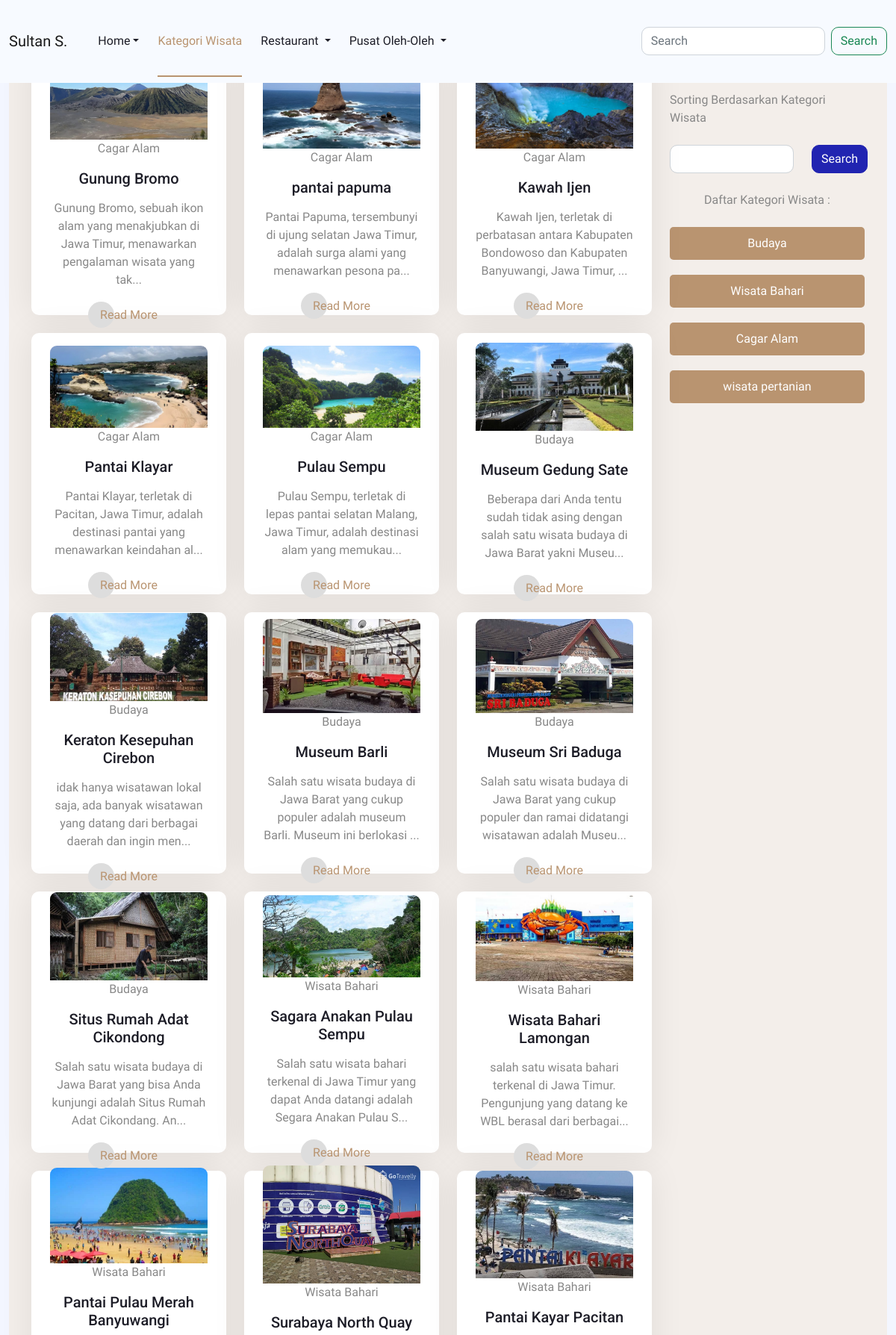
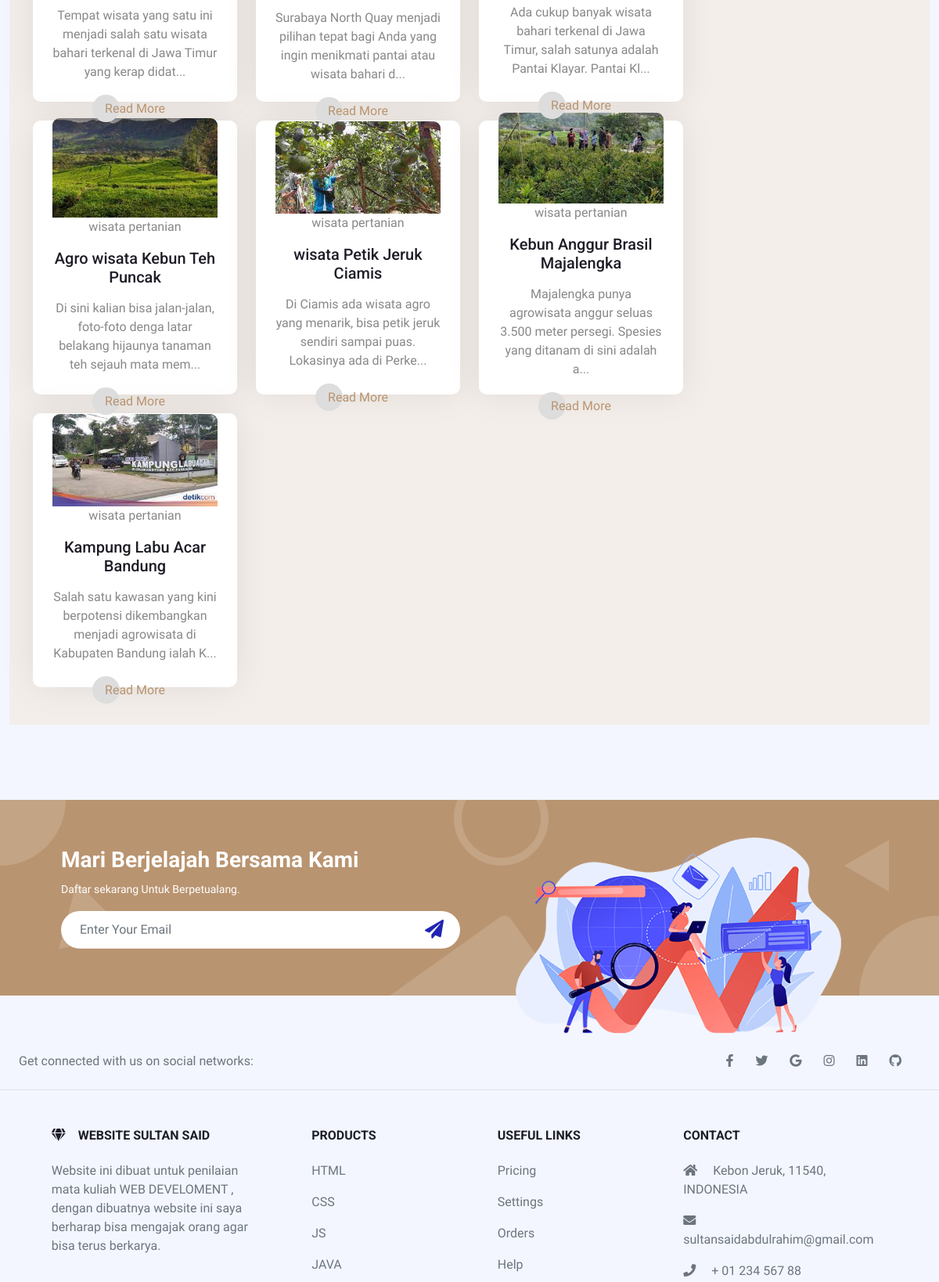
The app's page /Frontend/halamandestinasi.php (upper part) with its own data (2 pictures, top to bottom).
### tables this page shows
CREATE TABLE `kategoriwisata` (
  `kategoriKODE` char(4) NOT NULL,
  `kategoriNAMA` char(25) NOT NULL,
  `kategoriKET` text NOT NULL,
  `kategoriREFFERENCE` char(25) NOT NULL
);

CREATE TABLE `destinasi` (
  `destinasiKODE` char(4) NOT NULL,
  `destinasiNAMA` varchar(120) NOT NULL,
  `kategoriKODE` char(4) NOT NULL,
  `destinasiKET` text NOT NULL,
  `destinasiFOTO` char(100) NOT NULL
);

### Frontend/halamandestinasi.php (the view, shortened to what this page needs)
<!DOCTYPE html>
<html>
  <?php include "admin/include/config.php";
  ?>
<head>
<link href="https://cdn.jsdelivr.net/npm/bootstrap@5.0.2/dist/css/bootstrap.min.css" rel="stylesheet">
<link href="https://cdnjs.cloudflare.com/ajax/libs/font-awesome/6.0.0/css/all.min.css" rel="stylesheet"/>
</head>
<link href="https://cdnjs.cloudflare.com/ajax/libs/font-awesome/5.10.0/css/all.min.css" rel="stylesheet">
<link href="https://cdn.jsdelivr.net/npm/bootstrap-icons@1.4.1/font/bootstrap-icons.css" rel="stylesheet">
<link href="lib/animate/animate.min.css" rel="stylesheet">
<link href="lib/owlcarousel/assets/owl.carousel.min.css" rel="stylesheet">
<link href="lib/lightbox/css/lightbox.min.css" rel="stylesheet">
<link href="css/bootstrap.min.css" rel="stylesheet">
<link href="css/style.css" rel="stylesheet">
<body>
    <div class ="container-fluid">
    <nav class="navbar navbar-expand-lg navbar-light bg-light">
        <div class="container-fluid">
          <a class="navbar-brand" href="#">Sultan S.</a>
          <div class="collapse navbar-collapse" id="navbarSupportedContent">
            <ul class="navbar-nav me-auto mb-2 mb-lg-0">
              <li class="nav-item">
                <a class="nav-link dropdown-toggle" aria-current="page" href="indexx.php">Home</a>
              </li>
              <li class="nav-item dropdown">
                <a class="nav-link active" href="#" id="navbarDropdown" role="Read More" data-bs-toggle="dropdown" aria-expanded="false">
                  Kategori Wisata
                </a>
              </li>
              <li class="nav-item dropdown">
                <a class="nav-link dropdown-toggle" href="#" id="navbarDropdown" role="Read More" data-bs-toggle="dropdown" aria-expanded="false">
                  Restaurant
                </a>
              </li>
              <li class="nav-item dropdown">
                <a class="nav-link dropdown-toggle" href="#" id="navbarDropdown" role="Read More" data-bs-toggle="dropdown" aria-expanded="false">
                  Pusat Oleh-Oleh
                </a>
              </li>
            </ul>
            <form class="d-flex">
              <input class="form-control me-2" type="search" placeholder="Search" aria-label="Search">
              <Read More class="btn btn-outline-success" type="submit">Search</Read More>
            </form>
          </div>
        </div>
      </nav>
<br>
<div class="wrap"style="background-color:#F3EEEA">
<br><br>
<div class="container">
<div class="row">
<div class="col-sm-9">
<div class="row g-4">
    <?php
    if (isset($_POST["kirim"])) {
        $search = $_POST['search'];
        $query = mysqli_query($connection, "SELECT destinasi.*, kategoriwisata.kategoriNAMA FROM kategoriwisata
        INNER JOIN destinasi ON kategoriwisata.kategoriKODE = destinasi.kategoriKODE
        WHERE kategoriwisata.kategoriNAMA LIKE '%$search%'");
        while ($row = mysqli_fetch_array($query)) {
            ?>
           <div class="col-lg-4 col-md-6 wow zoomIn" data-wow-delay="0.1s">
                        <div class="service-item d-flex flex-column justify-content-center text-center rounded">
                            <br>
                            <img src="ADMIN/images/<?php echo $row["destinasiFOTO"];?>" class="card-img-top" alt="Hollywood Sign on The Hill"/>
                            <h5 class="mb-3"><?php echo $row["destinasiNAMA"];?></h5>
                            <p><?php echo $row["kategoriNAMA"];?></p>
                            <p max-lenght="50"><?php echo substr($row["destinasiKET"], 0, 100) . (strlen($row["destinasiKET"]) > 100 ? '...' : '');?></p>
                            <a class="btn px-3 mt-auto mx-auto" href="">Read More</a>
                        </div>
                    </div>
            <?php
        }
    } else {
        $query = mysqli_query($connection, "SELECT destinasi.*, kategoriwisata.kategoriNAMA FROM kategoriwisata
        INNER JOIN destinasi ON kategoriwisata.kategoriKODE = destinasi.kategoriKODE");
        while ($row = mysqli_fetch_array($query)) {
            ?>
           <div class="col-lg-4 col-md-6 wow zoomIn" data-wow-delay="0.1s">
                        <div class="service-item d-flex flex-column justify-content-center text-center rounded">
                            <br>
                            <img src="ADMIN/images/<?php echo $row["destinasiFOTO"];?>" class="card-img-top" alt="Hollywood Sign on The Hill"/>
                            <p><?php echo $row["kategoriNAMA"];?></p>
                            <h5 class="mb-3"><?php echo $row["destinasiNAMA"];?></h5>
                            <p max-lenght="50"><?php echo substr($row["destinasiKET"], 0, 100) . (strlen($row["destinasiKET"]) > 100 ? '...' : '');?></p>
                            <a class="btn px-3 mt-auto mx-auto" href="">Read More</a>
                        </div>
                    </div>
            <?php
        }
    }
    ?>
</div>
</div>
<div class="col-sm-3"style="margin-top:50px;">Sorting Berdasarkan Kategori Wisata
<form method="POST">
<br>
<div class="row">
<div class="col-sm-8">
<input type="text" name="search" class="form-control" id="search"
				value="<?php if(isset($POST['search'])) {echo $_POST['search'];} ?>"
				placeholder="">
</div>
<div class="col-sm-4">
<input type="submit" name="kirim" class="btn btn-primary" value="Search">
</div>
</div>
</form>
<br>
<div class="kotak">
  <div class="dalam"style="text-align:center;">
Daftar Kategori Wisata :
</div>
<br>
  <?php
  $kategori = mysqli_query($connection,"select * from kategoriwisata");
  if (mysqli_num_rows($kategori)>0)
       {
         while($row=mysqli_fetch_array($kategori))
       {
        ?>
        <div class="kotak2"style="margin-bottom:20px;background-color:#B99470;text-align:center;padding-top:10px;padding-bottom:10px;border-radius:5px;color:white;">
        <?php echo $row["kategoriNAMA"];?>
        </div>
        <?php }}?>
</div>
</div>
</div>
<br><br>
      </div>
</div>
<br><br>
</div>
<div class="container-xxl bg-primary newsletter my-5 wow fadeInUp" data-wow-delay="0.1s">
            <div class="container px-lg-5">
                <div class="row align-items-center" style="height: 250px;">
                    <div class="col-12 col-md-6">
                        <h3 class="text-white">Mari Berjelajah Bersama Kami</h3>
                        <small class="text-white">Daftar sekarang Untuk Berpetualang.</small>
                        <div class="position-relative w-100 mt-3">
                            <input class="form-control border-0 rounded-pill w-100 ps-4 pe-5" type="text" placeholder="Enter Your Email" style="height: 48px;">
                            <button type="button" class="btn shadow-none position-absolute top-0 end-0 mt-1 me-2"><i class="fa fa-paper-plane text-primary fs-4"></i></button>
                        </div>
                    </div>
                    <div class="col-md-6 text-center mb-n5 d-none d-md-block">
                        <img class="img-fluid mt-5" style="height: 250px;" src="img/newsletter.png">
                    </div>
                </div>
            </div>
        </div>
<footer class="text-center text-lg-start bg-body-tertiary text-muted">
  <section class="d-flex justify-content-center justify-content-lg-between p-4 border-bottom">
    <div class="me-5 d-none d-lg-block">
      <span>Get connected with us on social networks:</span>
    </div>
    <div>
      <a href="" class="me-4 text-reset">
        <i class="fab fa-facebook-f"></i>
      </a>
      <a href="" class="me-4 text-reset">
        <i class="fab fa-twitter"></i>
      </a>
      <a href="" class="me-4 text-reset">
        <i class="fab fa-google"></i>
      </a>
      <a href="" class="me-4 text-reset">
        <i class="fab fa-instagram"></i>
      </a>
      <a href="" class="me-4 text-reset">
        <i class="fab fa-linkedin"></i>
      </a>
      <a href="" class="me-4 text-reset">
        <i class="fab fa-github"></i>
      </a>
    </div>
  </section>
  <section class="">
    <div class="container text-center text-md-start mt-5">
      <div class="row mt-3">
        <div class="col-md-3 col-lg-4 col-xl-3 mx-auto mb-4">
          <h6 class="text-uppercase fw-bold mb-4">
            <i class="fas fa-gem me-3"></i>Website Sultan Said
          </h6>
          <p>
            Website ini dibuat untuk penilaian mata kuliah WEB DEVELOMENT , dengan dibuatnya website ini saya berharap bisa mengajak orang agar bisa terus berkarya.
          </p>
        </div>
        <div class="col-md-2 col-lg-2 col-xl-2 mx-auto mb-4">
          <h6 class="text-uppercase fw-bold mb-4">
            Products
          </h6>
          <p>
            <a href="#!" class="text-reset">HTML</a>
          </p>
          <p>
            <a href="#!" class="text-reset">CSS</a>
          </p>
          <p>
            <a href="#!" class="text-reset">JS</a>
          </p>
          <p>
            <a href="#!" class="text-reset">JAVA</a>
          </p>
        </div>
        <div class="col-md-3 col-lg-2 col-xl-2 mx-auto mb-4">
          <h6 class="text-uppercase fw-bold mb-4">
            Useful links
          </h6>
          <p>
            <a href="#!" class="text-reset">Pricing</a>
          </p>
          <p>
            <a href="#!" class="text-reset">Settings</a>
          </p>
          <p>
            <a href="#!" class="text-reset">Orders</a>
          </p>
          <p>
            <a href="#!" class="text-reset">Help</a>
          </p>
        </div>
        <div class="col-md-4 col-lg-3 col-xl-3 mx-auto mb-md-0 mb-4">
          <h6 class="text-uppercase fw-bold mb-4">Contact</h6>
          <p><i class="fas fa-home me-3"></i> Kebon Jeruk, 11540, INDONESIA</p>
          <p>
            <i class="fas fa-envelope me-3"></i>
            sultansaidabdulrahim@gmail.com
          </p>
          <p><i class="fas fa-phone me-3"></i> + 01 234 567 88</p>
        </div>
      </div>
    </div>
  </section>
</footer>
</body>
</html>

### Frontend/css/style.css (style rules this page uses)
:root { --primary: #F3EEEA; --secondary: #B99470; --light: #F7FAFF; --dark: #1D1D27; }
h1, h2, h3, .fw-bold { font-weight: 700 !important; }
h4, h5, h6, .fw-medium { font-weight: 500 !important; }
.btn { font-weight: 500; transition: .5s; }
.navbar-light .navbar-nav .nav-link { position: relative; margin-left: 25px; padding: 35px 0; color: var(--dark) !important; outline: none; transition: .5s; }
.navbar-light .navbar-nav .nav-link:hover, .navbar-light .navbar-nav .nav-link.active { color: var(--secondary) !important; }
@media (min-width: 992px) { .navbar-light { position: absolute; width: 100%; top: 0; left: 0; border-bottom: 1px solid rgba(256, 256, 256, .1); z-index: 999; } }
@media (min-width: 992px) { .navbar-light .navbar-nav .nav-link::before { position: absolute; content: ""; width: 0; height: 2px; bottom: -1px; left: 50%; background: var(--secondary); transition: .5s; } }
@media (min-width: 992px) { .navbar-light .navbar-nav .nav-link:hover::before, .navbar-light .navbar-nav .nav-link.active::before { width: 100%; left: 0; } }
.service-item { position: relative; height: 350px; padding: 30px 25px; background: #FFFFFF; box-shadow: 0 0 45px rgba(0, 0, 0, .08); transition: .5s; }
.service-item h5, .service-item p { transition: .5s; }
.service-item a.btn { position: relative; display: flex; color: var(--secondary); transition: .5s; z-index: 1; }
.service-item a.btn::before { position: absolute; content: ""; width: 35px; height: 35px; top: 0; left: 0; border-radius: 35px; background: #DDDDDD; transition: .5s; z-index: -1; }
.newsletter, .testimonial { background: url(../img/bg-top.png), url(../img/bg-bottom.png); background-position: left top, right bottom; background-repeat: no-repeat; }

### records on screen
kategoriwisata: destinasi.destinasiFOTO (picture), kategoriNAMA "Cagar Alam", destinasi.destinasiNAMA "Gunung Bromo", destinasi.destinasiKET "Gunung Bromo, sebuah ikon alam yang menakjubkan di Jawa Timur, menawarkan pengalaman wisata yang tak", destinasi.destinasiNAMA "pantai papuma", destinasi.destinasiKET "Pantai Papuma, tersembunyi di ujung selatan Jawa Timur, adalah surga alami yang menawarkan pesona pa", destinasi.destinasiNAMA "Kawah Ijen", destinasi.destinasiKET "Kawah Ijen, terletak di perbatasan antara Kabupaten Bondowoso dan Kabupaten Banyuwangi, Jawa Timur,", destinasi.destinasiNAMA "Pantai Klayar", destinasi.destinasiKET "Pantai Klayar, terletak di Pacitan, Jawa Timur, adalah destinasi pantai yang menawarkan keindahan al", destinasi.destinasiNAMA "Pulau Sempu", destinasi.destinasiKET "Pulau Sempu, terletak di lepas pantai selatan Malang, Jawa Timur, adalah destinasi alam yang memukau"
kategoriwisata: destinasi.destinasiFOTO (picture), kategoriNAMA "Budaya", destinasi.destinasiNAMA "Museum Gedung Sate", destinasi.destinasiKET "Beberapa dari Anda tentu sudah tidak asing dengan salah satu wisata budaya di Jawa Barat yakni Museu", destinasi.destinasiNAMA "Keraton Kesepuhan Cirebon", destinasi.destinasiKET "idak hanya wisatawan lokal saja, ada banyak wisatawan yang datang dari berbagai daerah dan ingin men", destinasi.destinasiNAMA "Museum Barli", destinasi.destinasiKET "Salah satu wisata budaya di Jawa Barat yang cukup populer adalah museum Barli. Museum ini berlokasi", destinasi.destinasiNAMA "Museum Sri Baduga", destinasi.destinasiKET "Salah satu wisata budaya di Jawa Barat yang cukup populer dan ramai didatangi wisatawan adalah Museu", destinasi.destinasiNAMA "Situs Rumah Adat Cikondong", destinasi.destinasiKET "Salah satu wisata budaya di Jawa Barat yang bisa Anda kunjungi adalah Situs Rumah Adat Cikondang. An"
kategoriwisata: destinasi.destinasiFOTO (picture), kategoriNAMA "Wisata Bahari", destinasi.destinasiNAMA "Sagara Anakan Pulau Sempu", destinasi.destinasiKET "Salah satu wisata bahari terkenal di Jawa Timur yang dapat Anda datangi adalah Segara Anakan Pulau S", destinasi.destinasiNAMA "Wisata Bahari Lamongan", destinasi.destinasiKET "salah satu wisata bahari terkenal di Jawa Timur. Pengunjung yang datang ke WBL berasal dari berbagai", destinasi.destinasiNAMA "Pantai Pulau Merah Banyuwangi", destinasi.destinasiKET "Tempat wisata yang satu ini menjadi salah satu wisata bahari terkenal di Jawa Timur yang kerap didat", destinasi.destinasiNAMA "Surabaya North Quay", destinasi.destinasiKET "Surabaya North Quay menjadi pilihan tepat bagi Anda yang ingin menikmati pantai atau wisata bahari d", destinasi.destinasiNAMA "Pantai Kayar Pacitan", destinasi.destinasiKET "Ada cukup banyak wisata bahari terkenal di Jawa Timur, salah satunya adalah Pantai Klayar. Pantai Kl"
kategoriwisata: destinasi.destinasiFOTO (picture), kategoriNAMA "wisata pertanian", destinasi.destinasiNAMA "Agro wisata Kebun Teh Puncak", destinasi.destinasiKET "Di sini kalian bisa jalan-jalan, foto-foto denga latar belakang hijaunya tanaman teh sejauh mata mem", destinasi.destinasiNAMA "wisata Petik Jeruk Ciamis", destinasi.destinasiKET "Di Ciamis ada wisata agro yang menarik, bisa petik jeruk sendiri sampai puas. Lokasinya ada di Perke", destinasi.destinasiNAMA "Kebun Anggur Brasil Majalengka", destinasi.destinasiKET "Majalengka punya agrowisata anggur seluas 3.500 meter persegi. Spesies yang ditanam di sini adalah a", destinasi.destinasiNAMA "Kampung Labu Acar Bandung", destinasi.destinasiKET "Salah satu kawasan yang kini berpotensi dikembangkan menjadi agrowisata di Kabupaten Bandung ialah K"
